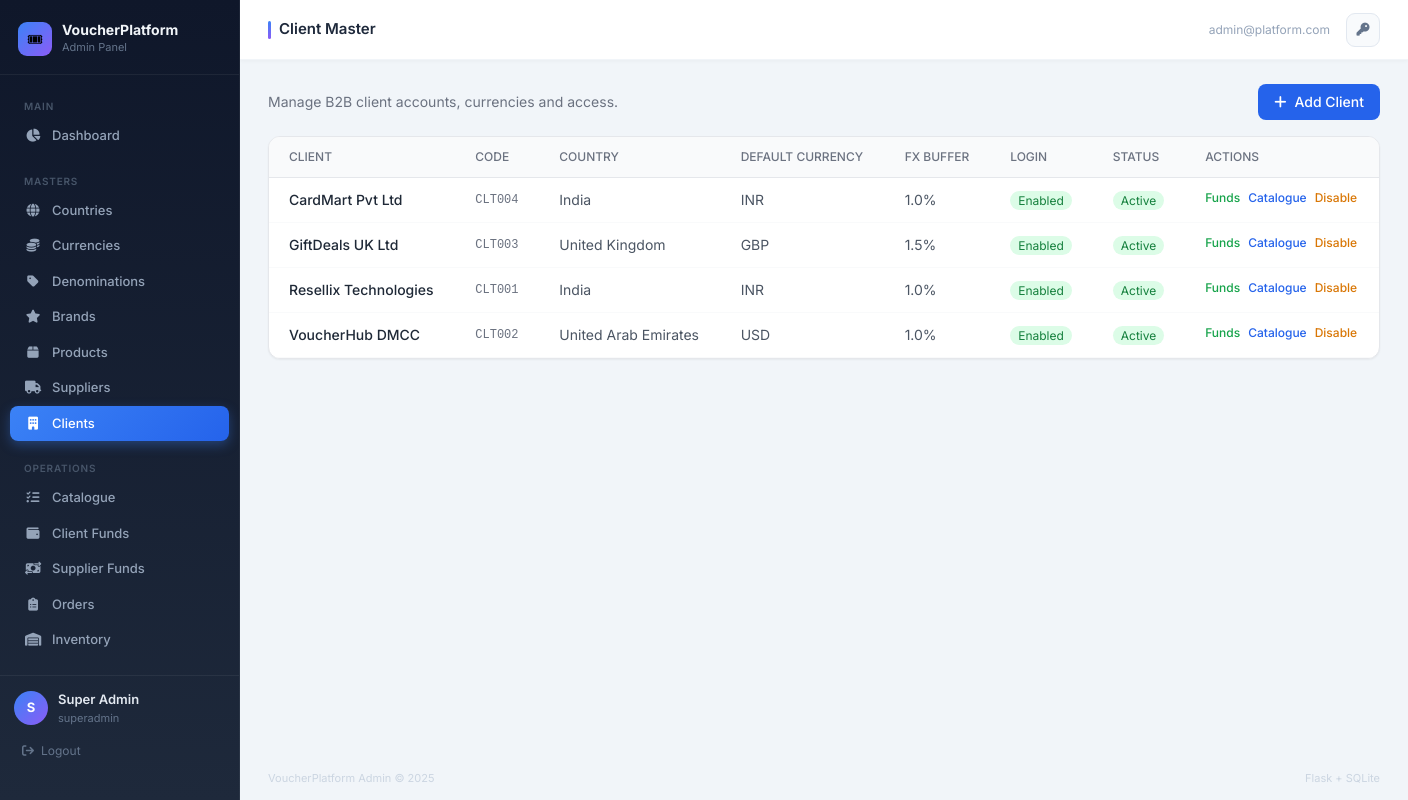
Page /admin/masters/clients (signed in) on the committed database.
### tables this page shows
CREATE TABLE clients (
    id INTEGER PRIMARY KEY AUTOINCREMENT,
    name TEXT NOT NULL UNIQUE,
    client_code TEXT NOT NULL UNIQUE,
    country_id INTEGER,
    address TEXT,
    email TEXT,
    phone TEXT,
    default_currency_id INTEGER,
    fx_buffer_pct REAL DEFAULT 1.0,
    credit_limit REAL DEFAULT 0,
    credit_enabled INTEGER DEFAULT 0,
    login_enabled INTEGER DEFAULT 0,
    is_active INTEGER DEFAULT 1,
    created_at DATETIME DEFAULT CURRENT_TIMESTAMP,
    updated_at DATETIME DEFAULT CURRENT_TIMESTAMP,
    FOREIGN KEY (country_id) REFERENCES countries(id),
    FOREIGN KEY (default_currency_id) REFERENCES currencies(id)
);

CREATE TABLE countries (
    id INTEGER PRIMARY KEY AUTOINCREMENT,
    name TEXT NOT NULL,
    code TEXT NOT NULL UNIQUE,
    is_active INTEGER DEFAULT 1,
    created_at DATETIME DEFAULT CURRENT_TIMESTAMP,
    updated_at DATETIME DEFAULT CURRENT_TIMESTAMP
);

CREATE TABLE currencies (
    id INTEGER PRIMARY KEY AUTOINCREMENT,
    name TEXT NOT NULL,
    code TEXT NOT NULL UNIQUE,
    symbol TEXT NOT NULL,
    is_active INTEGER DEFAULT 1,
    created_at DATETIME DEFAULT CURRENT_TIMESTAMP,
    updated_at DATETIME DEFAULT CURRENT_TIMESTAMP
);

### routes/admin_masters.py (the view)
@masters_bp.route("/clients")
@login_required
@role_required("superadmin", "internal")
def clients():
    rows = query_db("""
        SELECT c.*, co.name as country_name, cu.code as default_currency_code
        FROM clients c
        LEFT JOIN countries co ON co.id = c.country_id
        LEFT JOIN currencies cu ON cu.id = c.default_currency_id
        ORDER BY c.name
    """)
    countries = query_db("SELECT * FROM countries WHERE is_active=1 ORDER BY name")
    currencies = query_db("SELECT * FROM currencies WHERE is_active=1 ORDER BY name")
    return render_template("admin/masters_client.html", rows=rows, countries=countries, currencies=currencies)

### database/db.py (called while the page is built)
def get_db():
    db_path = Config.DATABASE_PATH
    os.makedirs(os.path.dirname(db_path), exist_ok=True)
    conn = sqlite3.connect(db_path)
    conn.row_factory = sqlite3.Row
    conn.execute("PRAGMA foreign_keys = ON")
    conn.execute("PRAGMA journal_mode = WAL")
    return conn

def query_db(query, args=(), one=False):
    conn = get_db()
    try:
        cur = conn.execute(query, args)
        rv = cur.fetchall()
        conn.commit()
        return (rv[0] if rv else None) if one else rv
    finally:
        conn.close()

### services/notification_service.py (called while the page is built)
def get_user_notifications(user_id, unread_only=False):
    if unread_only:
        return query_db("SELECT * FROM notifications WHERE user_id=? AND is_read=0 ORDER BY created_at DESC", (user_id,))
    return query_db("SELECT * FROM notifications WHERE user_id=? ORDER BY created_at DESC LIMIT 50", (user_id,))

### templates/admin/masters_client.html (shortened to what this page needs)
{% extends "base_admin.html" %}
{% block page_title %}Client Master{% endblock %}
{% block content %}
<div class="flex items-center justify-between mb-4">
  <p class="text-gray-500 text-sm">Manage B2B client accounts, currencies and access.</p>
  <button onclick="document.getElementById('modal').classList.remove('hidden')" class="bg-blue-600 hover:bg-blue-700 text-white text-sm font-medium px-4 py-2 rounded-lg flex items-center gap-2"><i class="fa fa-plus"></i> Add Client</button>
</div>
<div class="bg-white rounded-xl border border-gray-200 shadow-sm overflow-x-auto">
  <table class="w-full text-sm whitespace-nowrap">
    <thead><tr class="bg-gray-50 border-b border-gray-200">
      <th class="px-5 py-3 text-left text-xs font-medium text-gray-500 uppercase">Client</th>
      <th class="px-5 py-3 text-left text-xs font-medium text-gray-500 uppercase">Code</th>
      <th class="px-5 py-3 text-left text-xs font-medium text-gray-500 uppercase">Country</th>
      <th class="px-5 py-3 text-left text-xs font-medium text-gray-500 uppercase">Default Currency</th>
      <th class="px-5 py-3 text-left text-xs font-medium text-gray-500 uppercase">FX Buffer</th>
      <th class="px-5 py-3 text-left text-xs font-medium text-gray-500 uppercase">Login</th>
      <th class="px-5 py-3 text-left text-xs font-medium text-gray-500 uppercase">Status</th>
      <th class="px-5 py-3 text-left text-xs font-medium text-gray-500 uppercase">Actions</th>
    </tr></thead>
    <tbody>
      {% for r in rows %}
      <tr class="border-b border-gray-50 hover:bg-gray-50">
        <td class="px-5 py-3 font-medium text-gray-800">{{ r.name }}</td>
        <td class="px-5 py-3 font-mono text-xs text-gray-500">{{ r.client_code }}</td>
        <td class="px-5 py-3 text-gray-600">{{ r.country_name or "—" }}</td>
        <td class="px-5 py-3 text-gray-600">{{ r.default_currency_code or "—" }}</td>
        <td class="px-5 py-3 text-gray-600">{{ r.fx_buffer_pct }}%</td>
        <td class="px-5 py-3"><span class="px-2 py-0.5 rounded-full text-xs {% if r.login_enabled %}bg-green-100 text-green-700{% else %}bg-gray-100 text-gray-500{% endif %}">{{ "Enabled" if r.login_enabled else "Disabled" }}</span></td>
        <td class="px-5 py-3"><span class="px-2 py-0.5 rounded-full text-xs {% if r.is_active %}bg-green-100 text-green-700{% else %}bg-red-100 text-red-700{% endif %}">{{ "Active" if r.is_active else "Inactive" }}</span></td>
        <td class="px-5 py-3 flex gap-2">
          <a href="{{ url_for('funds.client_funds', client_id=r.id) }}" class="text-green-600 text-xs font-medium hover:underline">Funds</a>
          <a href="{{ url_for('catalogue.catalogue_list') }}" class="text-blue-600 text-xs font-medium hover:underline">Catalogue</a>
          <a href="{{ url_for('masters.client_toggle', id=r.id) }}" class="text-amber-600 text-xs font-medium hover:underline">{{ "Disable" if r.is_active else "Enable" }}</a>
        </td>
      </tr>
      {% else %}
      <tr><td colspan="8" class="px-5 py-8 text-center text-gray-400">No clients found.</td></tr>
      {% endfor %}
    </tbody>
  </table>
</div>
{% endblock %}

### templates/base_admin.html (style rules this page uses)
* { font-family: 'Inter', sans-serif; }

### rows in the picture
clients: name "CardMart Pvt Ltd", client_code "CLT004", name "India", code "INR", fx_buffer_pct "1.0", login_enabled "Enabled", is_active "Active", is_active "Disable"
clients: name "GiftDeals UK Ltd", client_code "CLT003", name "United Kingdom", code "GBP", fx_buffer_pct "1.5", login_enabled "Enabled", is_active "Active", is_active "Disable"
clients: name "Resellix Technologies", client_code "CLT001", name "India", code "INR", fx_buffer_pct "1.0", login_enabled "Enabled", is_active "Active", is_active "Disable"
clients: name "VoucherHub DMCC", client_code "CLT002", name "United Arab Emirates", code "USD", fx_buffer_pct "1.0", login_enabled "Enabled", is_active "Active", is_active "Disable"

### other values in the picture
{{ (session.user_name or 'A')[0]|upper }} "S"
{{ session.user_name }} "Super Admin"
{{ session.user_type }} "superadmin"
{{ session.user_email }} "admin@platform.com"
